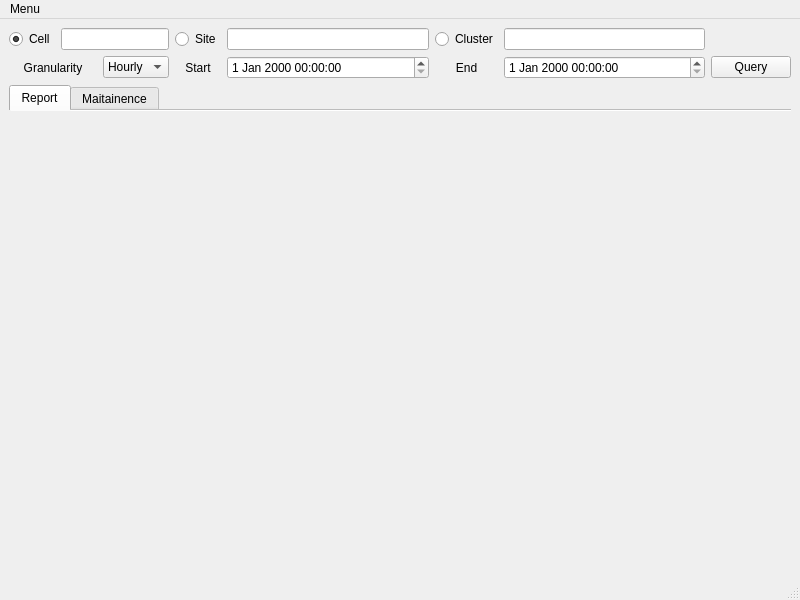
<?xml version="1.0" encoding="UTF-8"?>
<ui version="4.0">
 <class>MainWindow</class>
 <widget class="QMainWindow" name="MainWindow">
  <property name="geometry">
   <rect>
    <x>0</x>
    <y>0</y>
    <width>800</width>
    <height>600</height>
   </rect>
  </property>
  <property name="windowTitle">
   <string>MainWindow</string>
  </property>
  <widget class="QWidget" name="centralwidget">
   <layout class="QVBoxLayout" name="verticalLayout">
    <item>
     <layout class="QGridLayout" name="gridLayout">
      <item row="0" column="0">
       <widget class="QRadioButton" name="cell_radio_btn">
        <property name="text">
         <string>Cell</string>
        </property>
        <property name="checked">
         <bool>true</bool>
        </property>
       </widget>
      </item>
      <item row="0" column="1" colspan="2">
       <widget class="QLineEdit" name="cell_line_edit"/>
      </item>
      <item row="0" column="3">
       <widget class="QRadioButton" name="site_radio_btn">
        <property name="text">
         <string>Site</string>
        </property>
       </widget>
      </item>
      <item row="0" column="4">
       <widget class="QLineEdit" name="site_line_edit"/>
      </item>
      <item row="0" column="5">
       <widget class="QRadioButton" name="cluster_radio_btn">
        <property name="text">
         <string>Cluster</string>
        </property>
       </widget>
      </item>
      <item row="0" column="6">
       <widget class="QLineEdit" name="cluster_line_edit"/>
      </item>
      <item row="1" column="0" colspan="2">
       <widget class="QLabel" name="label_3">
        <property name="text">
         <string>Granularity</string>
        </property>
        <property name="alignment">
         <set>Qt::AlignCenter</set>
        </property>
       </widget>
      </item>
      <item row="1" column="2">
       <widget class="QComboBox" name="granularity_combo_box">
        <item>
         <property name="text">
          <string>Hourly</string>
         </property>
        </item>
        <item>
         <property name="text">
          <string>Daily</string>
         </property>
        </item>
       </widget>
      </item>
      <item row="1" column="3">
       <widget class="QLabel" name="label">
        <property name="text">
         <string>Start</string>
        </property>
        <property name="alignment">
         <set>Qt::AlignCenter</set>
        </property>
       </widget>
      </item>
      <item row="1" column="4">
       <widget class="QDateTimeEdit" name="start_date_time_edit"/>
      </item>
      <item row="1" column="5">
       <widget class="QLabel" name="label_2">
        <property name="text">
         <string>End</string>
        </property>
        <property name="alignment">
         <set>Qt::AlignCenter</set>
        </property>
       </widget>
      </item>
      <item row="1" column="6">
       <widget class="QDateTimeEdit" name="end_date_time_edit"/>
      </item>
      <item row="1" column="7">
       <widget class="QPushButton" name="query_push_btn">
        <property name="text">
         <string>Query</string>
        </property>
       </widget>
      </item>
     </layout>
    </item>
    <item>
     <widget class="QTabWidget" name="tabwidget_level1">
      <property name="sizePolicy">
       <sizepolicy hsizetype="Expanding" vsizetype="Expanding">
        <horstretch>0</horstretch>
        <verstretch>0</verstretch>
       </sizepolicy>
      </property>
      <property name="currentIndex">
       <number>0</number>
      </property>
      <property name="documentMode">
       <bool>true</bool>
      </property>
      <widget class="QWidget" name="report">
       <attribute name="title">
        <string>Report</string>
       </attribute>
      </widget>
      <widget class="QWidget" name="maitainence">
       <attribute name="title">
        <string>Maitainence</string>
       </attribute>
      </widget>
     </widget>
    </item>
   </layout>
  </widget>
  <widget class="QMenuBar" name="menubar">
   <property name="geometry">
    <rect>
     <x>0</x>
     <y>0</y>
     <width>800</width>
     <height>26</height>
    </rect>
   </property>
   <widget class="QMenu" name="menuMenu">
    <property name="title">
     <string>Menu</string>
    </property>
    <addaction name="actionAbout"/>
   </widget>
   <addaction name="menuMenu"/>
  </widget>
  <widget class="QStatusBar" name="statusbar"/>
  <action name="actionAbout">
   <property name="text">
    <string>About</string>
   </property>
  </action>
 </widget>
 <resources/>
 <connections/>
</ui>
